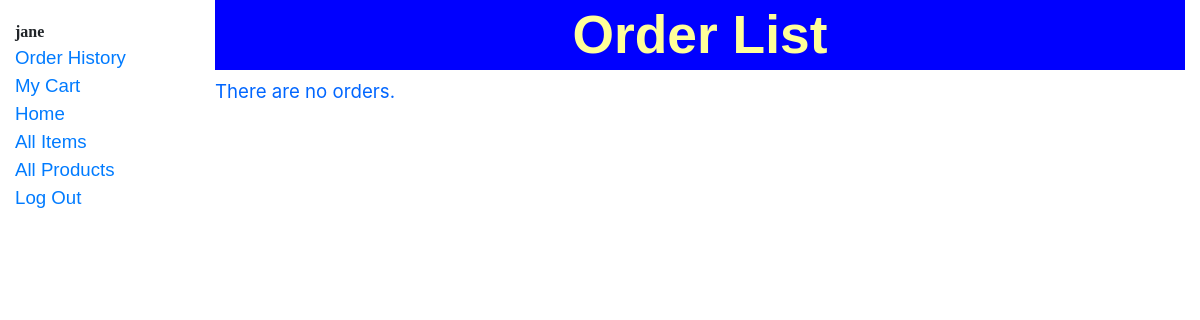
Before: /custport/orders/ (signed in) with the older database file.
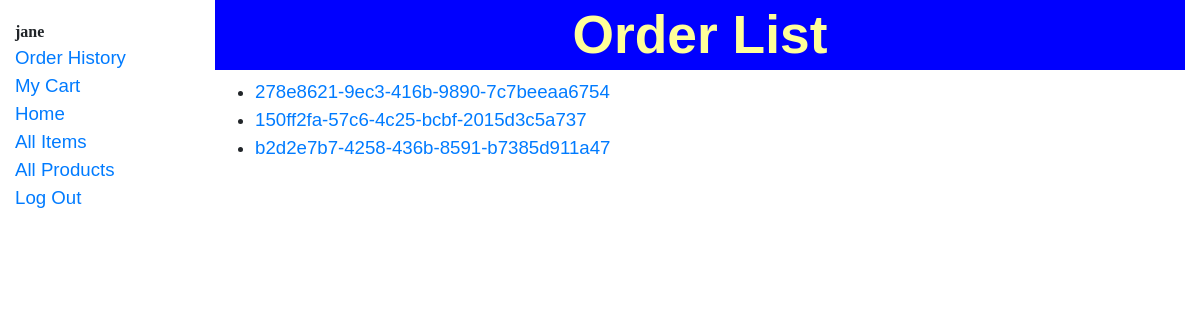
After: the same page with the newer database file.
### custport/models.py (models this page shows, shortened)
class CustomUser(AbstractUser):
    pass
    username = models.CharField(max_length=200, unique=True)
    first_name = models.CharField(max_length=200)
    last_name = models.CharField(max_length=200)
    address_text = models.CharField(max_length=200)
    bill_address = models.CharField(max_length=200)
    email = models.EmailField(max_length=200)
    CC_info = models.CharField(max_length=200, blank=True)
    save_CC = models.BooleanField(default=False)
    USERNAME_FIELD = 'username'
    EMAIL_FIELD = 'email'
    REQUIRED_FIELDS = ['first_name', 'last_name', 'address_text', 'bill_address', 'save_CC']

class Order(models.Model):
    id = models.UUIDField(primary_key=True, default=uuid.uuid4, help_text='Unique ID for this Order')
    owner = models.ForeignKey(settings.AUTH_USER_MODEL, on_delete=models.CASCADE)
    def get_absolute_url(self):
        return reverse('order-detail', args=[str(self.id)])

### custport/views.py (the view)
# urls.py: path('orders/', views.orders, name='orders'),
def orders (request):
    try:
        order_list = Order.objects.filter(owner=request.user)
        context = {
            'order_list': order_list,
        }
        return render(request, 'order_list.html', context=context)
    except CustomUser.DoesNotExist:
        return render(request, 'index.html')

### custport/templates/order_list.html
{% extends "base_generic.html" %}
{% block content %}
  <h1>Order List</h1>
  {% if order_list %}
  <ul>
    {% for order in order_list %}
      <li>
        <a href="{{ order.get_absolute_url }}">{{ order.id }}</a>
      </li>
    {% endfor %}
  </ul>
  {% else %}
    <p>There are no orders.</p>
  {% endif %}
{% endblock %}

### custport/templates/base_generic.html (shortened to what this page needs)
<!DOCTYPE html>
{% load static %}
<html lang="en">
<head>
  <link rel="stylesheet" href="https://stackpath.bootstrapcdn.com/bootstrap/4.1.3/css/bootstrap.min.css">
  <link rel="stylesheet" href="{% static 'css/styles.css' %}">
</head>
<body>
  <div class="container-fluid">
    <div class="row">
      <div class="col-sm-2">
      {% block sidebar %}
        <ul class="sidebar-nav">
		  {% if user.is_authenticated %}
      <li>{{ user.username }}</li>
      <li><a href="{% url 'orders' %}">Order History</a></li>
		  {% if user.cart %}
		  <li><a href="{% url 'cart' user.cart.id %}">My Cart</a></li>
		  {% endif %}
		  {% endif %}
          <li><a href="{% url 'index' %}">Home</a></li>
		  <li><a href="{% url 'items' %}">All Items</a></li>
          <li><a href="{% url 'products' %}">All Products</a></li>
		  {% if user.is_authenticated %}
		  <li><a href="{% url 'logout' %}">Log Out</a></li>
		  {% else %}
		  <li><a href="{% url 'login' %}">Log In</a> | <a href="{% url 'signup' %}">Sign Up</a></li>
		  {% endif %}
        </ul>
     {% endblock %}
      </div>
      <div class="col-sm-10 ">{% block content %}{% endblock %}
	  </div>
    </div>
  </div>
</body>
</html>

### custport/static/css/styles.css (style rules this page uses)
.sidebar-nav { margin-top: 20px; padding: 0; list-style: none; font-family: "Fantasy", Cottonwood, Critter, Studz, Herculanum; font-weight: bold; }
h1 { color: #FFFF99; font-size: 40pt; font-family: Arial, Helvetica, sans-serif; font-weight: bold; text-align: center; border: 3px solid blue; background-color: blue; }
ul a { font-size: 14pt; font-family: Arial, Helvetica, sans-serif; font-weight: normal }
body { background-color: white; }

Changed rows visible on the page:
added Order: id "278e8621-9ec3-416b-9890-7c7beeaa6754"
added Order: id "150ff2fa-57c6-4c25-bcbf-2015d3c5a737"
added Order: id "b2d2e7b7-4258-436b-8591-b7385d911a47"
Other visible differences:
text no longer shown: "There are no orders."
